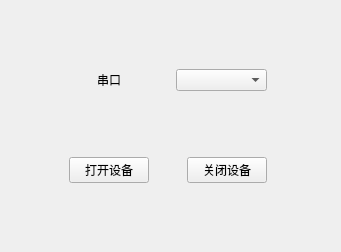
<?xml version="1.0" encoding="UTF-8"?>
<ui version="4.0">
 <class>ConnectWindow</class>
 <widget class="QMainWindow" name="ConnectWindow">
  <property name="geometry">
   <rect>
    <x>0</x>
    <y>0</y>
    <width>341</width>
    <height>252</height>
   </rect>
  </property>
  <property name="windowTitle">
   <string>请选择一个设备并连接</string>
  </property>
  <widget class="QWidget" name="centralwidget">
   <layout class="QGridLayout" name="gridLayout">
    <item row="0" column="6" colspan="2">
     <widget class="QComboBox" name="comboBox"/>
    </item>
    <item row="1" column="1" colspan="3">
     <widget class="QPushButton" name="pushButton">
      <property name="text">
       <string>打开设备</string>
      </property>
     </widget>
    </item>
    <item row="1" column="0">
     <spacer name="horizontalSpacer_4">
      <property name="orientation">
       <enum>Qt::Horizontal</enum>
      </property>
      <property name="sizeHint" stdset="0">
       <size>
        <width>36</width>
        <height>20</height>
       </size>
      </property>
     </spacer>
    </item>
    <item row="1" column="7">
     <widget class="QPushButton" name="pushButton_2">
      <property name="text">
       <string>关闭设备</string>
      </property>
     </widget>
    </item>
    <item row="1" column="9">
     <spacer name="horizontalSpacer_5">
      <property name="orientation">
       <enum>Qt::Horizontal</enum>
      </property>
      <property name="sizeHint" stdset="0">
       <size>
        <width>36</width>
        <height>20</height>
       </size>
      </property>
     </spacer>
    </item>
    <item row="0" column="8" colspan="2">
     <spacer name="horizontalSpacer_2">
      <property name="orientation">
       <enum>Qt::Horizontal</enum>
      </property>
      <property name="sizeHint" stdset="0">
       <size>
        <width>42</width>
        <height>20</height>
       </size>
      </property>
     </spacer>
    </item>
    <item row="0" column="2">
     <widget class="QLabel" name="label">
      <property name="text">
       <string>串口</string>
      </property>
     </widget>
    </item>
    <item row="0" column="3" colspan="3">
     <spacer name="horizontalSpacer_3">
      <property name="orientation">
       <enum>Qt::Horizontal</enum>
      </property>
      <property name="sizeHint" stdset="0">
       <size>
        <width>43</width>
        <height>20</height>
       </size>
      </property>
     </spacer>
    </item>
    <item row="0" column="0" colspan="2">
     <spacer name="horizontalSpacer">
      <property name="orientation">
       <enum>Qt::Horizontal</enum>
      </property>
      <property name="sizeHint" stdset="0">
       <size>
        <width>68</width>
        <height>20</height>
       </size>
      </property>
     </spacer>
    </item>
    <item row="1" column="4" colspan="3">
     <spacer name="horizontalSpacer_6">
      <property name="orientation">
       <enum>Qt::Horizontal</enum>
      </property>
      <property name="sizeHint" stdset="0">
       <size>
        <width>26</width>
        <height>25</height>
       </size>
      </property>
     </spacer>
    </item>
   </layout>
  </widget>
 </widget>
 <resources/>
 <connections/>
</ui>
